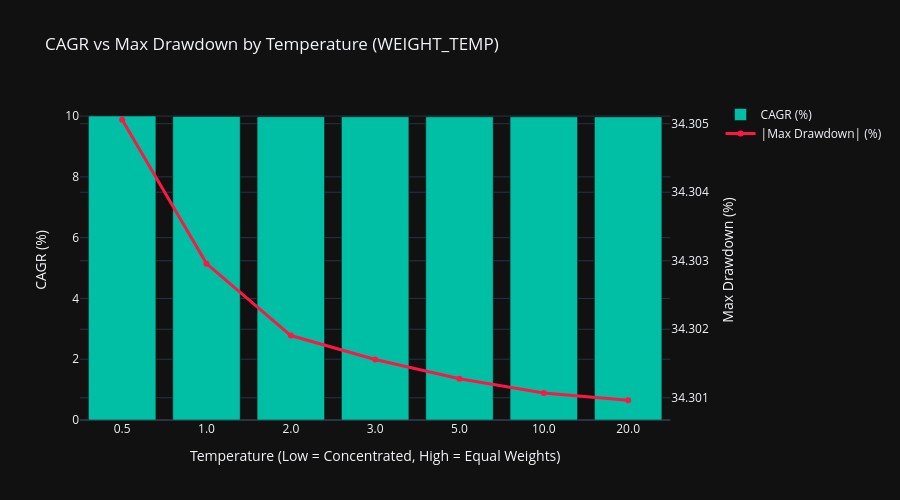

Write notebook code for a chart like this one.
### Code cell
# ── 整理掃描結果並視覺化 ──
res_df = pd.DataFrame(results).set_index("WEIGHT_TEMP")
print("\n=== Temperature Factor Sweep Results ===")
display(res_df.round(4))

fig = make_subplots(specs=[[{"secondary_y": True}]])
fig.add_trace(go.Bar(
    x=[str(x) for x in res_df.index], 
    y=res_df["CAGR"]*100, 
    name="CAGR (%)",
    marker_color="#00BFA5"
), secondary_y=False)

fig.add_trace(go.Scatter(
    x=[str(x) for x in res_df.index], 
    y=abs(res_df["Max DD"]),
    name="|Max Drawdown| (%)",
    mode="lines+markers",
    line=dict(color="#FF1744", width=3)
), secondary_y=True)

fig.update_layout(
    title="CAGR vs Max Drawdown by Temperature (WEIGHT_TEMP)",
    xaxis_title="Temperature (Low = Concentrated, High = Equal Weights)",
    template="plotly_dark", height=500
)
fig.update_yaxes(title_text="CAGR (%)", secondary_y=False)
fig.update_yaxes(title_text="Max Drawdown (%)", secondary_y=True)

fig.show()

### Figure 1 — Plotly figure (JSON) as saved in the notebook; plotly's stock layout.template omitted (floating-point values rounded to 4 significant figures)
{"data": [{"marker": {"color": "#00BFA5"}, "name": "CAGR (%)", "type": "bar", "x": ["0.5", "1.0", "2.0", "3.0", "5.0", "10.0", "20.0"], "xaxis": "x", "y": [10.0, 9.987, 9.98, 9.977, 9.975, 9.974, 9.973], "yaxis": "y"}, {"line": {"color": "#FF1744", "width": 3}, "mode": "lines+markers", "name": "|Max Drawdown| (%)", "type": "scatter", "x": ["0.5", "1.0", "2.0", "3.0", "5.0", "10.0", "20.0"], "xaxis": "x", "y": [34.31, 34.3, 34.3, 34.3, 34.3, 34.3, 34.3], "yaxis": "y2"}], "layout": {"height": 500, "title": {"text": "CAGR vs Max Drawdown by Temperature (WEIGHT_TEMP)"}, "xaxis": {"anchor": "y", "domain": [0, 0.94], "title": {"text": "Temperature (Low = Concentrated, High = Equal Weights)"}}, "yaxis": {"anchor": "x", "domain": [0, 1], "title": {"text": "CAGR (%)"}}, "yaxis2": {"anchor": "x", "overlaying": "y", "side": "right", "title": {"text": "Max Drawdown (%)"}}}}
